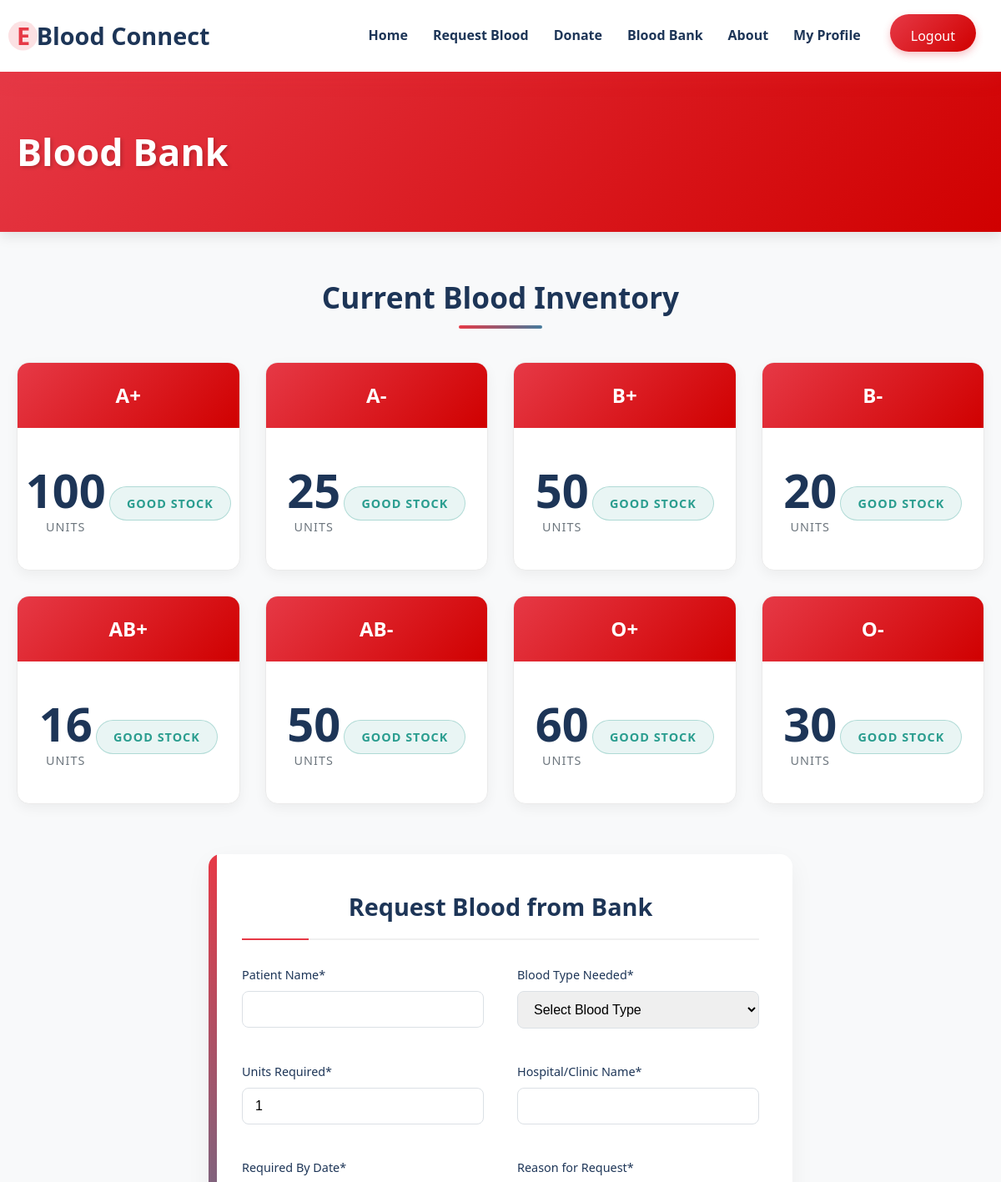
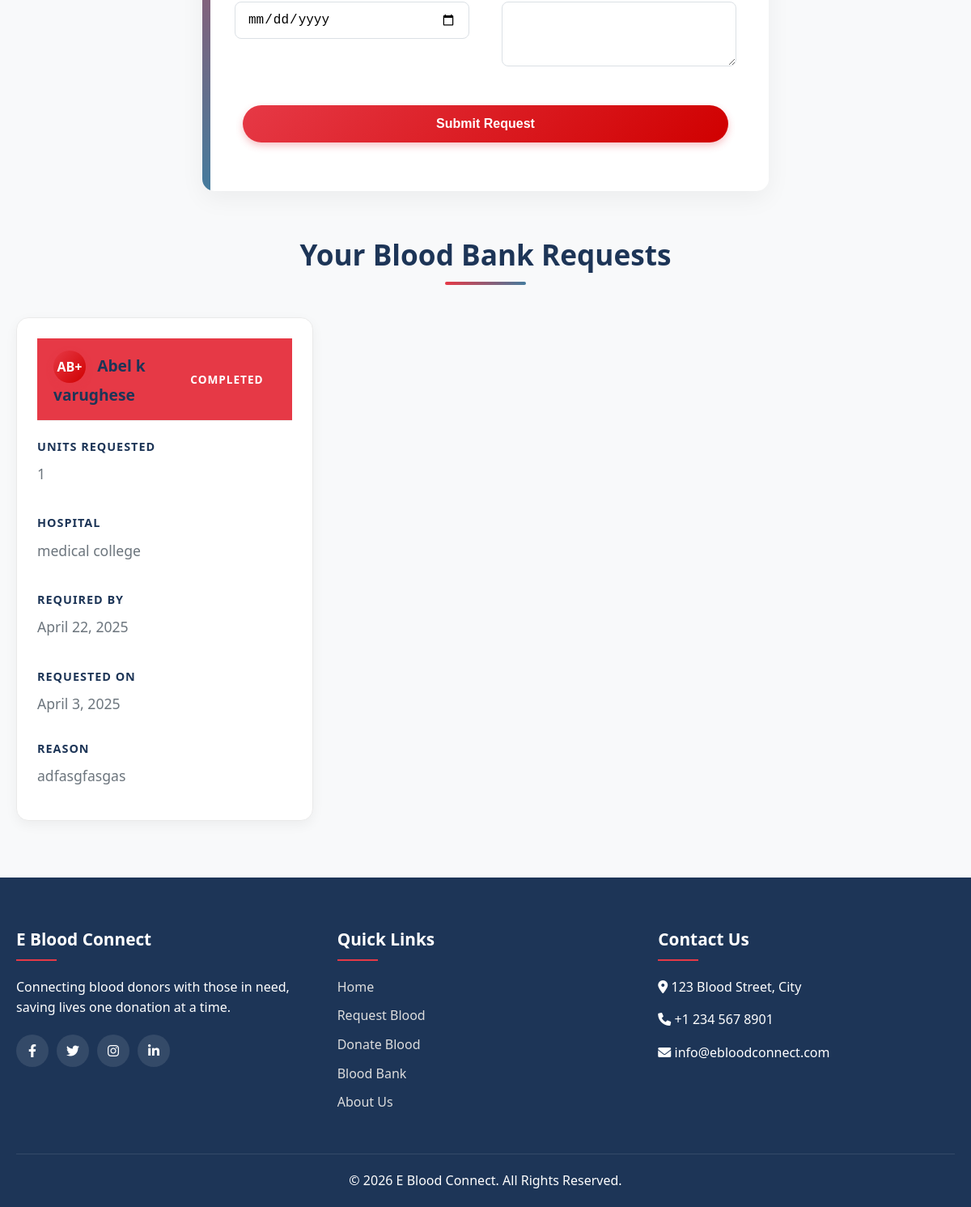
The page /blood_bank.php (signed in) on the database its author committed (2 pictures, top to bottom).
### tables this page shows
CREATE TABLE IF NOT EXISTS `blood_bank` (
  `id` int NOT NULL AUTO_INCREMENT,
  `blood_type` enum('A+','A-','B+','B-','AB+','AB-','O+','O-') NOT NULL,
  `units` int NOT NULL DEFAULT '0',
  `last_updated` timestamp NULL DEFAULT CURRENT_TIMESTAMP ON UPDATE CURRENT_TIMESTAMP,
  PRIMARY KEY (`id`),
  UNIQUE KEY `blood_type` (`blood_type`)
);

CREATE TABLE IF NOT EXISTS `blood_bank_requests` (
  `id` int NOT NULL AUTO_INCREMENT,
  `user_id` int NOT NULL,
  `patient_name` varchar(100) NOT NULL,
  `blood_type` enum('A+','A-','B+','B-','AB+','AB-','O+','O-') NOT NULL,
  `units` int NOT NULL,
  `hospital` varchar(100) NOT NULL,
  `required_date` date NOT NULL,
  `reason` text NOT NULL,
  `status` enum('pending','approved','rejected','completed') DEFAULT 'pending',
  `created_at` timestamp NULL DEFAULT CURRENT_TIMESTAMP,
  `updated_at` timestamp NULL DEFAULT CURRENT_TIMESTAMP ON UPDATE CURRENT_TIMESTAMP,
  PRIMARY KEY (`id`),
  KEY `user_id` (`user_id`)
);

### includes/db.php (called while the page is built, shortened)
<?php
$host = 'localhost';
$dbname = 'ebloodconnect';
$username = 'root';
$password = '';
try {
    $db = new PDO("mysql:host=$host;dbname=$dbname", $username, $password);
    $db->setAttribute(PDO::ATTR_ERRMODE, PDO::ERRMODE_EXCEPTION);
    $db->setAttribute(PDO::ATTR_DEFAULT_FETCH_MODE, PDO::FETCH_ASSOC);
} catch(PDOException $e) {
    die("Connection failed: " . $e->getMessage());
}
function executeQuery($sql, $params = []) {
    global $db;
    try {
        $stmt = $db->prepare($sql);
        $stmt->execute($params);
        return $stmt;
    } catch(PDOException $e) {
        die("Query failed: " . $e->getMessage());
    }
}
function fetchAll($sql, $params = []) {
    $stmt = executeQuery($sql, $params);
    return $stmt->fetchAll();
}
?>

### blood_bank.php (the view, shortened to what this page needs)
<?php
require_once 'includes/db.php';
$userId = $_SESSION['user_id'];
$sql = "SELECT * FROM blood_bank ORDER BY blood_type";
$bloodInventory = fetchAll($sql);
$sql = "SELECT * FROM blood_bank_requests WHERE user_id = ? ORDER BY created_at DESC";
$userRequests = fetchAll($sql, [$userId]);
?>
<!DOCTYPE html>
<html lang="en">
<head>
    <link rel="stylesheet" href="css/style.css">
    <link rel="stylesheet" href="https://cdnjs.cloudflare.com/ajax/libs/font-awesome/6.0.0-beta3/css/all.min.css">
    <link rel="stylesheet" href="https://cdnjs.cloudflare.com/ajax/libs/animate.css/4.1.1/animate.min.css">
</head>
<body>
    <?php include 'includes/header.php'; ?>
    <div class="page-banner animate-fadeIn">
        <div class="container">
            <h1 class="animate-fadeInUp">Blood Bank</h1>
        </div>
    </div>
    <div class="container">
        <div class="blood-inventory">
            <h2 class="section-title animate-fadeIn">Current Blood Inventory</h2>
            <div class="inventory-grid">
                <?php foreach ($bloodInventory as $inventory): ?>
                    <?php
                        $status = 'good';
                        $statusText = 'Good Stock';
                    ?>
                    <div class="inventory-card">
                        <div class="inventory-header">
                            <?php echo htmlspecialchars($inventory['blood_type']); ?>
                        </div>
                        <div class="inventory-units"><?php echo htmlspecialchars($inventory['units']); ?></div>
                        <div class="inventory-status status-<?php echo $status; ?>"><?php echo $statusText; ?></div>
                    </div>
                <?php endforeach; ?>
            </div>
        </div>
        <div class="form-container animate-fadeInUp">
            <h2 class="form-title">Request Blood from Bank</h2>
            <form id="bank-request-form" action="<?php echo htmlspecialchars($_SERVER["PHP_SELF"]); ?>" method="post">
                <div class="form-row">
                    <div class="form-group">
                        <label for="patient_name">Patient Name*</label>
                        <input type="text" id="patient_name" name="patient_name" class="form-control" value="<?php echo isset($_POST['patient_name']) ? htmlspecialchars($_POST['patient_name']) : ''; ?>" required>
                    </div>
                    <div class="form-group">
                        <label for="blood_type">Blood Type Needed*</label>
                        <select id="blood_type" name="blood_type" class="form-control" required>
                            <option value="">Select Blood Type</option>
                        </select>
                    </div>
                </div>
                <div class="form-row">
                    <div class="form-group">
                        <label for="units">Units Required*</label>
                        <input type="number" id="units" name="units" min="1" class="form-control" value="<?php echo isset($_POST['units']) ? htmlspecialchars($_POST['units']) : '1'; ?>" required>
                    </div>
                    <div class="form-group">
                        <label for="hospital">Hospital/Clinic Name*</label>
                        <input type="text" id="hospital" name="hospital" class="form-control" value="<?php echo isset($_POST['hospital']) ? htmlspecialchars($_POST['hospital']) : ''; ?>" required>
                    </div>
                </div>
                <div class="form-row">
                    <div class="form-group">
                        <label for="required_date">Required By Date*</label>
                        <input type="date" id="required_date" name="required_date" class="form-control" value="<?php echo isset($_POST['required_date']) ? htmlspecialchars($_POST['required_date']) : ''; ?>" required>
                    </div>
                    <div class="form-group">
                        <label for="reason">Reason for Request*</label>
                        <textarea id="reason" name="reason" class="form-control" rows="3" required><?php echo isset($_POST['reason']) ? htmlspecialchars($_POST['reason']) : ''; ?></textarea>
                    </div>
                </div>
                <div class="form-group">
                    <button type="submit" class="btn primary-btn" style="width: 100%;">Submit Request</button>
                </div>
            </form>
        </div>
        <h2 class="section-title animate-fadeIn">Your Blood Bank Requests</h2>
        <?php if (empty($userRequests)): ?>
            <div class="no-requests animate-fadeIn">
                <i class="fas fa-clipboard-list"></i>
                <p>You don't have any blood bank requests yet.</p>
            </div>
        <?php else: ?>
            <div class="request-grid">
                <?php foreach ($userRequests as $index => $request): ?>
                    <div class="request-item">
                        <div class="request-header">
                            <div>
                                <div class="blood-type-indicator"><?php echo htmlspecialchars($request['blood_type']); ?></div>
                                <span style="font-size: 1.2rem; font-weight: 600; color: var(--theme-dark);"><?php echo htmlspecialchars($request['patient_name']); ?></span>
                            </div>
                            <div class="request-status status-<?php echo strtolower($request['status']); ?>"><?php echo ucfirst($request['status']); ?></div>
                        </div>
                        <div class="request-details">
                            <div class="request-detail">
                                <strong>Units Requested</strong>
                                <span><?php echo htmlspecialchars($request['units']); ?></span>
                            </div>
                            <div class="request-detail">
                                <strong>Hospital</strong>
                                <span><?php echo htmlspecialchars($request['hospital']); ?></span>
                            </div>
                            <div class="request-detail">
                                <strong>Required By</strong>
                                <span><?php echo date('F j, Y', strtotime($request['required_date'])); ?></span>
                            </div>
                            <div class="request-detail">
                                <strong>Requested On</strong>
                                <span><?php echo date('F j, Y', strtotime($request['created_at'])); ?></span>
                            </div>
                        </div>
                        <div class="request-detail" style="margin-top: 15px;">
                            <strong>Reason</strong>
                            <span style="display: block;"><?php echo htmlspecialchars($request['reason']); ?></span>
                        </div>
                    </div>
                <?php endforeach; ?>
            </div>
        <?php endif; ?>
    </div>
    <?php include 'includes/footer.php'; ?>

### includes/header.php (shortened to what this page needs)
<?php
$isLoggedIn = isset($_SESSION['user_id']);
?>
<header>
    <div class="container">
        <nav class="navbar">
            <a href="index.php" class="logo">E <span>Blood Connect</span></a>
            <ul class="nav-links">
                <li><a href="index.php">Home</a></li>
                <li><a href="request_blood.php">Request Blood</a></li>
                <li><a href="donate.php">Donate</a></li>
                <li><a href="blood_bank.php">Blood Bank</a></li>
                <li><a href="about.php">About</a></li>
                <?php if($isLoggedIn): ?>
                    <?php if(isset($_SESSION['is_admin']) && $_SESSION['is_admin']): ?>
                        <li><a href="admin/dashboard.php">Admin Panel</a></li>
                    <?php else: ?>
                        <li><a href="profile.php">My Profile</a></li>
                    <?php endif; ?>
                    <li><a href="logout.php" class="btn primary-btn">Logout</a></li>
                <?php else: ?>
                    <li><a href="login.php" class="btn secondary-btn">Login</a></li>
                    <li><a href="register.php" class="btn primary-btn">Register</a></li>
                <?php endif; ?>
            </ul>
        </nav>
    </div>
</header>

### includes/footer.php
<footer>
    <div class="container">
        <div class="footer-content">
            <div class="footer-column">
                <h3>E Blood Connect</h3>
                <p>Connecting blood donors with those in need, saving lives one donation at a time.</p>
                <div class="social-links">
                    <a href="#"><i class="fab fa-facebook-f"></i></a>
                    <a href="#"><i class="fab fa-twitter"></i></a>
                    <a href="#"><i class="fab fa-instagram"></i></a>
                    <a href="#"><i class="fab fa-linkedin-in"></i></a>
                </div>
            </div>
            <div class="footer-column">
                <h3>Quick Links</h3>
                <ul class="footer-links">
                    <li><a href="index.php">Home</a></li>
                    <li><a href="request_blood.php">Request Blood</a></li>
                    <li><a href="donate.php">Donate Blood</a></li>
                    <li><a href="blood_bank.php">Blood Bank</a></li>
                    <li><a href="about.php">About Us</a></li>
                </ul>
            </div>
            <div class="footer-column">
                <h3>Contact Us</h3>
                <p><i class="fas fa-map-marker-alt"></i> 123 Blood Street, City</p>
                <p><i class="fas fa-phone"></i> +1 234 567 8901</p>
                <p><i class="fas fa-envelope"></i> info@ebloodconnect.com</p>
            </div>
        </div>
        <div class="footer-bottom">
            <p>&copy; <?php echo date('Y'); ?> E Blood Connect. All Rights Reserved.</p>
        </div>
    </div>
</footer>

### css/style.css (style rules this page uses)
:root { --primary-color: #e63946; --secondary-color: #457b9d; --dark-color: #1d3557; --light-color: #f1faee; --danger-color: #d62828; --success-color: #2a9d8f; --box-shadow: 0 5px 15px rgba(0, 0, 0, 0.1); }
* { margin: 0; padding: 0; box-sizing: border-box; }
body { font-family: 'Segoe UI', Tahoma, Geneva, Verdana, sans-serif; line-height: 1.6; background-color: #f8f9fa; color: #333; }
a { text-decoration: none; color: var(--dark-color); }
.container { max-width: 1200px; margin: 0 auto; padding: 0 20px; }
.btn { display: inline-block; padding: 12px 25px; border-radius: 30px; transition: all 0.3s ease; font-weight: 600; cursor: pointer; text-align: center; border: none; }
.primary-btn { background-color: var(--primary-color); color: white; }
.section-title { text-align: center; margin-bottom: 40px; font-size: 2.5rem; color: var(--dark-color); position: relative; padding-bottom: 10px; }
.section-title::after { content: ''; position: absolute; bottom: 0; left: 50%; transform: translateX(-50%); width: 100px; height: 4px; background: var(--primary-color); border-radius: 2px; }
header { background-color: white; box-shadow: 0 2px 5px rgba(0, 0, 0, 0.1); position: sticky; top: 0; z-index: 100; }
.navbar { display: flex; justify-content: space-between; align-items: center; padding: 20px 0; }
.logo { font-size: 1.8rem; font-weight: 700; color: var(--primary-color); }
.logo span { color: var(--dark-color); }
.nav-links { display: flex; list-style: none; }
.nav-links li { margin-left: 30px; }
.nav-links a { font-weight: 500; transition: all 0.3s ease; padding-bottom: 5px; position: relative; }
.nav-links a::after { content: ''; position: absolute; bottom: 0; left: 0; width: 0; height: 2px; background-color: var(--primary-color); transition: width 0.3s ease; }
footer { background-color: var(--dark-color); color: white; padding: 60px 0 20px; }
.footer-content { display: grid; grid-template-columns: repeat(auto-fit, minmax(250px, 1fr)); gap: 30px; margin-bottom: 40px; }
.footer-column h3 { font-size: 1.3rem; margin-bottom: 20px; position: relative; padding-bottom: 10px; }
.footer-column h3::after { content: ''; position: absolute; bottom: 0; left: 0; width: 50px; height: 2px; background-color: var(--primary-color); }
.footer-column p { margin-bottom: 15px; }
.footer-links { list-style: none; }
.footer-links li { margin-bottom: 10px; }
.footer-links a { color: #ddd; transition: all 0.3s ease; }
.social-links { display: flex; margin-top: 20px; }
.social-links a { display: flex; align-items: center; justify-content: center; width: 40px; height: 40px; border-radius: 50%; background-color: rgba(255, 255, 255, 0.1); margin-right: 10px; transition: all 0.3s ease; color: white; }
.footer-bottom { text-align: center; padding-top: 20px; border-top: 1px solid rgba(255, 255, 255, 0.1); }
.form-container { max-width: 700px; margin: 60px auto; padding: 30px; background-color: white; border-radius: 10px; box-shadow: var(--box-shadow); }
.form-title { text-align: center; margin-bottom: 30px; color: var(--dark-color); }
.form-group { margin-bottom: 20px; }
.form-group label { display: block; margin-bottom: 8px; font-weight: 500; }
.form-control { width: 100%; padding: 12px 15px; border: 1px solid #ddd; border-radius: 5px; font-size: 1rem; transition: all 0.3s ease; }
.form-row { display: flex; gap: 20px; }
.form-row .form-group { flex: 1; }
.request-grid { display: grid; grid-template-columns: repeat(auto-fill, minmax(300px, 1fr)); gap: 30px; margin: 40px 0; }
.request-header { padding: 15px 20px; background-color: var(--primary-color); color: white; font-weight: 600; display: flex; justify-content: space-between; align-items: center; }

### rows shown on the page
blood_bank: blood_type "A+", units "100", statusText "GOOD STOCK"
blood_bank: blood_type "A-", units "25", statusText "GOOD STOCK"
blood_bank: blood_type "B+", units "50", statusText "GOOD STOCK"
blood_bank: blood_type "B-", units "20", statusText "GOOD STOCK"
blood_bank: blood_type "AB+", units "16", statusText "GOOD STOCK"
blood_bank: blood_type "AB-", units "50", statusText "GOOD STOCK"
blood_bank: blood_type "O+", units "60", statusText "GOOD STOCK"
blood_bank: blood_type "O-", units "30", statusText "GOOD STOCK"
blood_bank_requests: blood_type "AB+", patient_name "Abel k varughese", status "COMPLETED", units "1", hospital "medical college", required_date "April 22, 2025", created_at "April 3, 2025", reason "adfasgfasgas"
